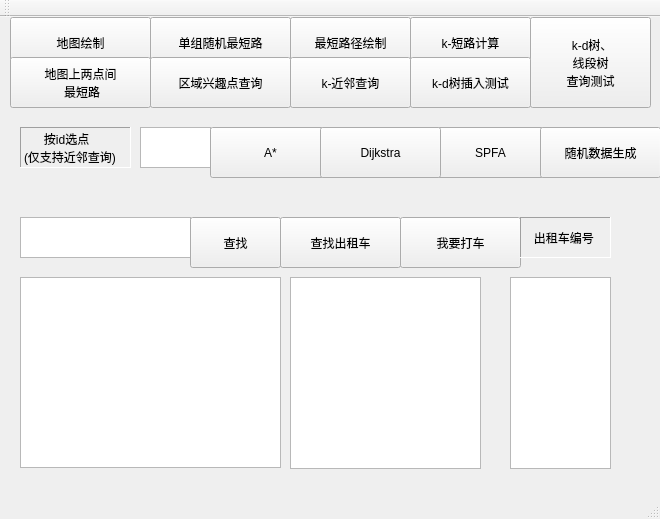
<?xml version="1.0" encoding="UTF-8"?>
<ui version="4.0">
 <class>MainWindow</class>
 <widget class="QMainWindow" name="MainWindow">
  <property name="geometry">
   <rect>
    <x>0</x>
    <y>0</y>
    <width>660</width>
    <height>519</height>
   </rect>
  </property>
  <property name="windowTitle">
   <string>MainWindow</string>
  </property>
  <widget class="QWidget" name="centralWidget">
   <widget class="QPushButton" name="pushButton">
    <property name="geometry">
     <rect>
      <x>10</x>
      <y>0</y>
      <width>141</width>
      <height>51</height>
     </rect>
    </property>
    <property name="text">
     <string>地图绘制</string>
    </property>
   </widget>
   <widget class="QPushButton" name="pushButton_2">
    <property name="geometry">
     <rect>
      <x>150</x>
      <y>0</y>
      <width>141</width>
      <height>51</height>
     </rect>
    </property>
    <property name="text">
     <string>单组随机最短路</string>
    </property>
   </widget>
   <widget class="QPushButton" name="pushButton_3">
    <property name="geometry">
     <rect>
      <x>290</x>
      <y>0</y>
      <width>121</width>
      <height>51</height>
     </rect>
    </property>
    <property name="text">
     <string>最短路径绘制</string>
    </property>
   </widget>
   <widget class="QPushButton" name="pushButton_4">
    <property name="geometry">
     <rect>
      <x>10</x>
      <y>40</y>
      <width>141</width>
      <height>51</height>
     </rect>
    </property>
    <property name="text">
     <string>地图上两点间
 最短路</string>
    </property>
   </widget>
   <widget class="QPushButton" name="pushButton_5">
    <property name="geometry">
     <rect>
      <x>150</x>
      <y>40</y>
      <width>141</width>
      <height>51</height>
     </rect>
    </property>
    <property name="text">
     <string>区域兴趣点查询</string>
    </property>
   </widget>
   <widget class="QTextEdit" name="IN">
    <property name="geometry">
     <rect>
      <x>20</x>
      <y>200</y>
      <width>171</width>
      <height>41</height>
     </rect>
    </property>
   </widget>
   <widget class="QPushButton" name="pushButton_6">
    <property name="geometry">
     <rect>
      <x>290</x>
      <y>40</y>
      <width>121</width>
      <height>51</height>
     </rect>
    </property>
    <property name="text">
     <string>k-近邻查询</string>
    </property>
   </widget>
   <widget class="QPushButton" name="pushButton_7">
    <property name="geometry">
     <rect>
      <x>410</x>
      <y>0</y>
      <width>121</width>
      <height>51</height>
     </rect>
    </property>
    <property name="text">
     <string>k-短路计算</string>
    </property>
   </widget>
   <widget class="QPushButton" name="pushButton_8">
    <property name="geometry">
     <rect>
      <x>280</x>
      <y>200</y>
      <width>121</width>
      <height>51</height>
     </rect>
    </property>
    <property name="text">
     <string>查找出租车</string>
    </property>
   </widget>
   <widget class="QListWidget" name="LIST">
    <property name="geometry">
     <rect>
      <x>510</x>
      <y>260</y>
      <width>101</width>
      <height>192</height>
     </rect>
    </property>
   </widget>
   <widget class="QListWidget" name="LIST1">
    <property name="geometry">
     <rect>
      <x>290</x>
      <y>260</y>
      <width>191</width>
      <height>192</height>
     </rect>
    </property>
   </widget>
   <widget class="QPushButton" name="pushButton_9">
    <property name="geometry">
     <rect>
      <x>190</x>
      <y>200</y>
      <width>91</width>
      <height>51</height>
     </rect>
    </property>
    <property name="text">
     <string>查找</string>
    </property>
   </widget>
   <widget class="QPlainTextEdit" name="OUT">
    <property name="geometry">
     <rect>
      <x>20</x>
      <y>260</y>
      <width>261</width>
      <height>191</height>
     </rect>
    </property>
    <property name="lineWrapMode">
     <enum>QPlainTextEdit::NoWrap</enum>
    </property>
    <property name="readOnly">
     <bool>true</bool>
    </property>
   </widget>
   <widget class="QTextEdit" name="IN1">
    <property name="geometry">
     <rect>
      <x>140</x>
      <y>110</y>
      <width>71</width>
      <height>41</height>
     </rect>
    </property>
   </widget>
   <widget class="QPushButton" name="pushButton_10">
    <property name="geometry">
     <rect>
      <x>210</x>
      <y>110</y>
      <width>121</width>
      <height>51</height>
     </rect>
    </property>
    <property name="text">
     <string>A*</string>
    </property>
   </widget>
   <widget class="QPushButton" name="pushButton_11">
    <property name="geometry">
     <rect>
      <x>430</x>
      <y>110</y>
      <width>121</width>
      <height>51</height>
     </rect>
    </property>
    <property name="text">
     <string>SPFA</string>
    </property>
   </widget>
   <widget class="QPushButton" name="pushButton_12">
    <property name="geometry">
     <rect>
      <x>320</x>
      <y>110</y>
      <width>121</width>
      <height>51</height>
     </rect>
    </property>
    <property name="text">
     <string>Dijkstra</string>
    </property>
   </widget>
   <widget class="QPushButton" name="pushButton_13">
    <property name="geometry">
     <rect>
      <x>530</x>
      <y>0</y>
      <width>121</width>
      <height>91</height>
     </rect>
    </property>
    <property name="text">
     <string> k-d树、
线段树
查询测试</string>
    </property>
   </widget>
   <widget class="QPushButton" name="pushButton_14">
    <property name="geometry">
     <rect>
      <x>410</x>
      <y>40</y>
      <width>121</width>
      <height>51</height>
     </rect>
    </property>
    <property name="text">
     <string>k-d树插入测试</string>
    </property>
   </widget>
   <widget class="QPushButton" name="pushButton_15">
    <property name="geometry">
     <rect>
      <x>400</x>
      <y>200</y>
      <width>121</width>
      <height>51</height>
     </rect>
    </property>
    <property name="text">
     <string>我要打车</string>
    </property>
   </widget>
   <widget class="QPushButton" name="pushButton_16">
    <property name="geometry">
     <rect>
      <x>540</x>
      <y>110</y>
      <width>121</width>
      <height>51</height>
     </rect>
    </property>
    <property name="text">
     <string>随机数据生成</string>
    </property>
   </widget>
   <widget class="QLabel" name="label_2">
    <property name="geometry">
     <rect>
      <x>520</x>
      <y>200</y>
      <width>91</width>
      <height>41</height>
     </rect>
    </property>
    <property name="frameShape">
     <enum>QFrame::Panel</enum>
    </property>
    <property name="frameShadow">
     <enum>QFrame::Sunken</enum>
    </property>
    <property name="text">
     <string>   出租车编号</string>
    </property>
   </widget>
   <widget class="QLabel" name="label_3">
    <property name="geometry">
     <rect>
      <x>20</x>
      <y>110</y>
      <width>111</width>
      <height>41</height>
     </rect>
    </property>
    <property name="frameShape">
     <enum>QFrame::Panel</enum>
    </property>
    <property name="frameShadow">
     <enum>QFrame::Sunken</enum>
    </property>
    <property name="text">
     <string>      按id选点
(仅支持近邻查询)</string>
    </property>
   </widget>
  </widget>
  <widget class="QMenuBar" name="menuBar">
   <property name="geometry">
    <rect>
     <x>0</x>
     <y>0</y>
     <width>660</width>
     <height>22</height>
    </rect>
   </property>
  </widget>
  <widget class="QToolBar" name="mainToolBar">
   <attribute name="toolBarArea">
    <enum>TopToolBarArea</enum>
   </attribute>
   <attribute name="toolBarBreak">
    <bool>false</bool>
   </attribute>
  </widget>
  <widget class="QStatusBar" name="statusBar"/>
 </widget>
 <layoutdefault spacing="6" margin="11"/>
 <resources/>
 <connections/>
</ui>
